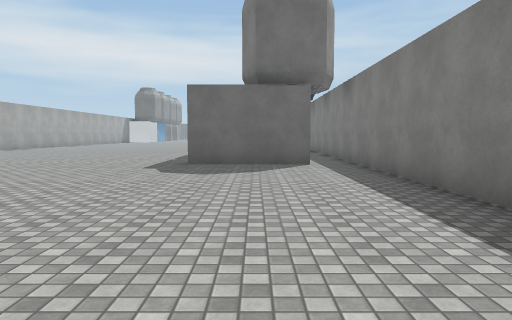
[1] (above)

24 first-person views from a walk through a scene from a Unity 3-D project. The camera is 1.4 m above the floor, tilts 4° down and sees 70° across. The floor is counted in squares, 2 m on a side. Each view is taken from the middle of a square. On the plan, view 1 faces up. The plan holds only what a view shows up to about 11 squares ahead; the rest is blank. The place goes on beyond the plan. Some surface patterns are stand-ins.

[2]
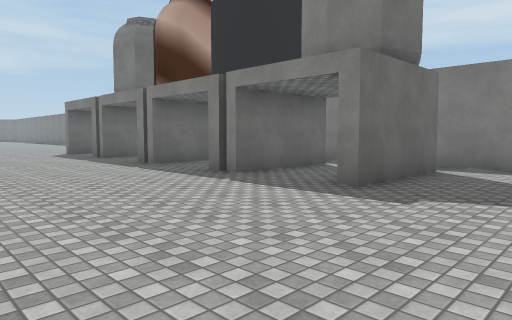

[3]
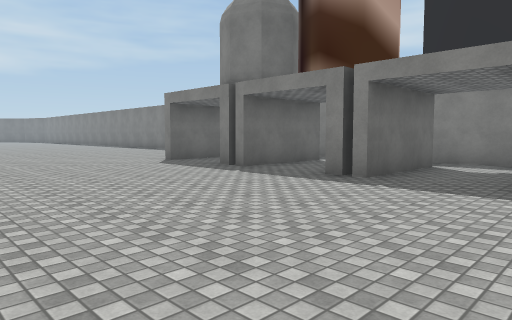

[4]
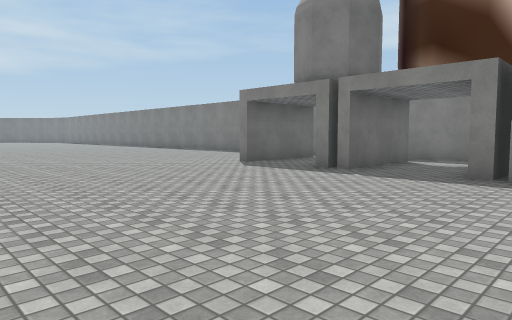

[5]
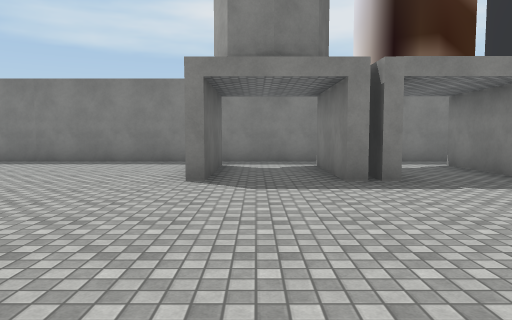

[6]
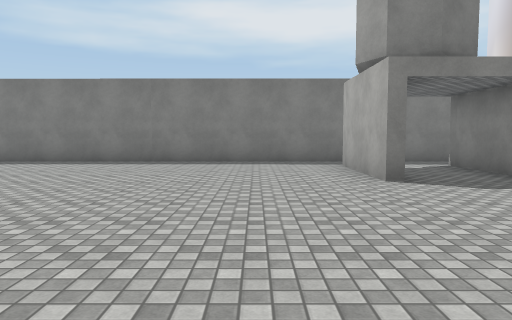

[7]
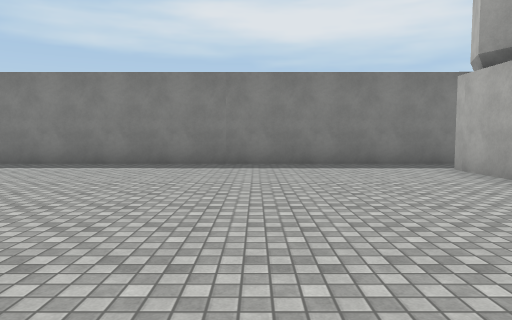

[8]
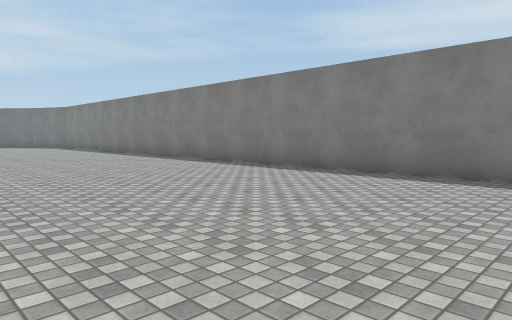

[9]
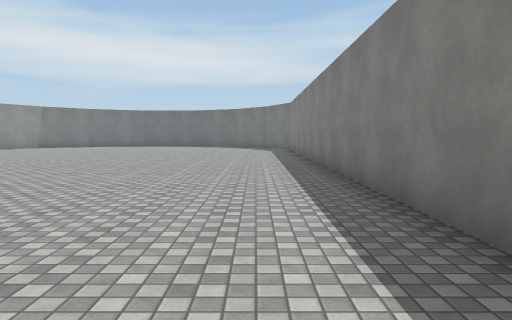

[10]
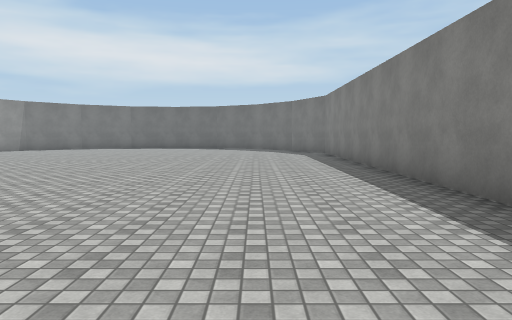

[11]
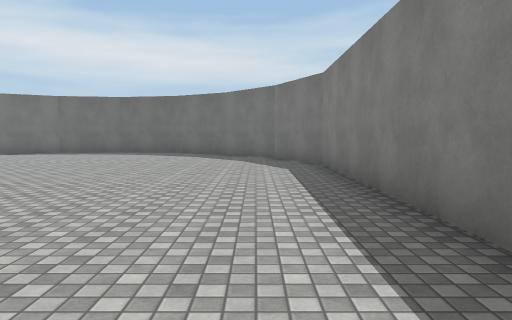

[12]
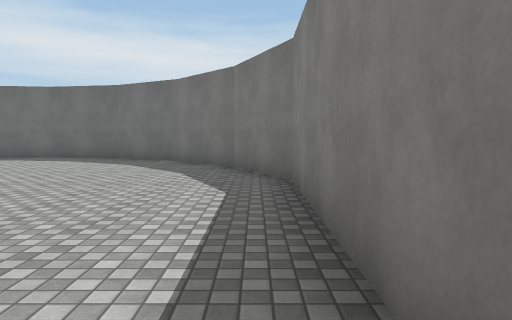

[13]
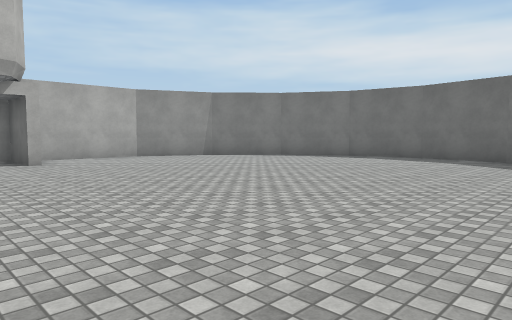

[14]
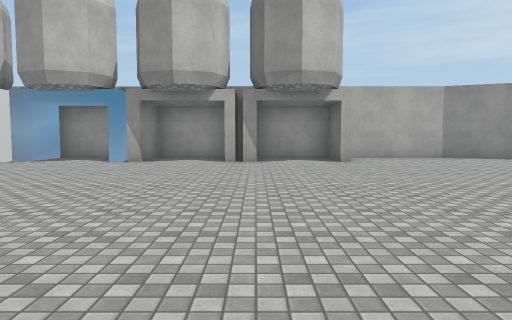

[15]
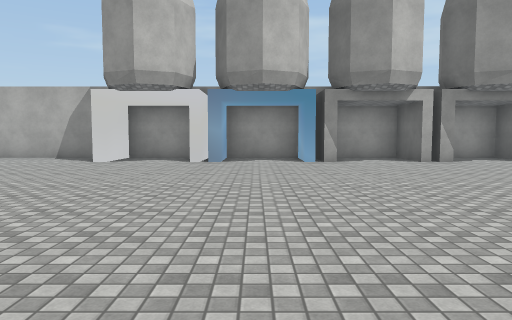

[16]
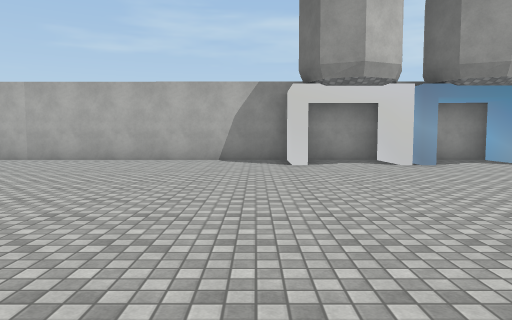

[17]
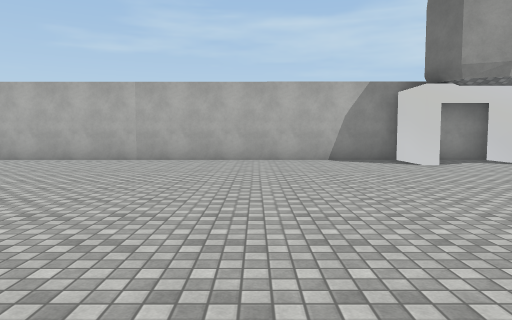

[18]
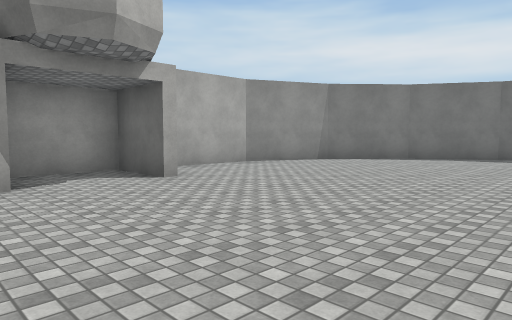

[19]
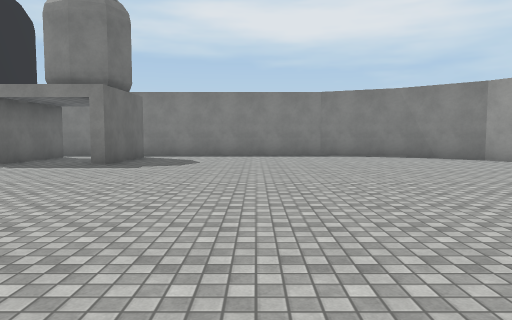

[20]
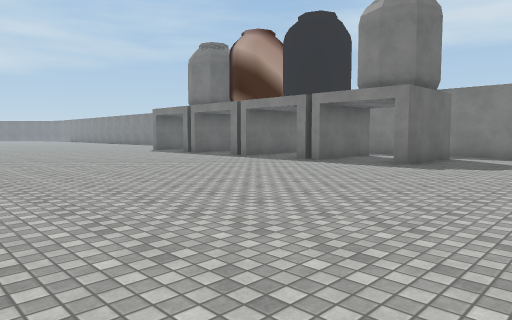

[21]
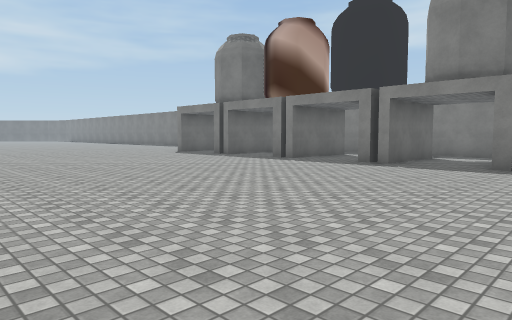

[22]
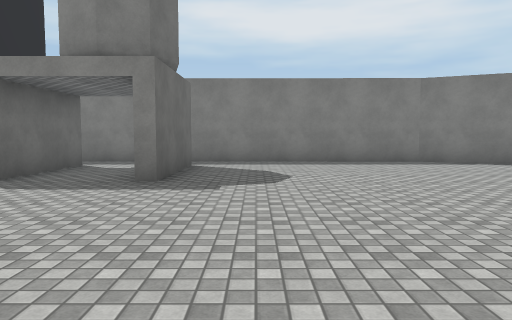

[23]
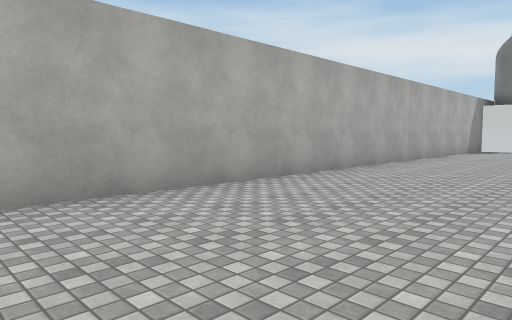

[24]
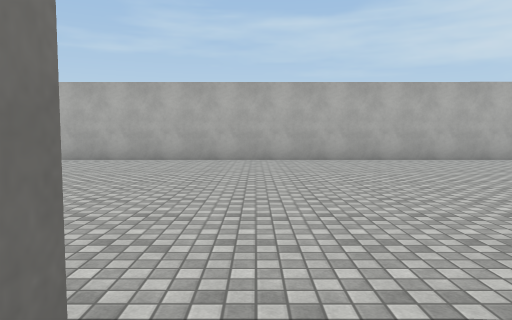

### Floor plan
Points are (right, up) in squares from view 1. A wall is a line through its corners. A room is listed if a view was taken in it or the views show most of it. See-through windows are left out.
Room 1 (views 1, 2, 3, 4, 5, 6, 7, 8, 9, 10, 11, 12, 13, 14, 15, 16, 17, 18, 19, 20, 21, 22, 23, 24)
walls: (-1.6, 20) (1.4, 20); (1.2, 19.8) (-1.6, 19.8); (-1.1, 17.3) (-1.6, 17.3); (-1.6, 17.1) (-0.8, 17.1); (1.4, 16.8) (-1.6, 16.8) (-1.6, 17.6) (1.4, 17.6); (-9.2, 34.8) (-9.9, 34.8); (-0.4, 14.3) (-1.6, 14.3); (-10.9, 34.6) (-9.2, 34.6); (1.4, 13.9) (-1.6, 13.9) (-1.6, 14.7) (1.4, 14.7); (-9.3, 37.7) (-10.7, 37.7); (-1.1, 11.4) (-1.6, 11.4); (-10, 37.6) (-9.2, 37.5); (1.4, 10.9) (-1.6, 10.9) (-1.6, 11.8); (-9.2, 40.7) (-9.8, 40.7); (-10.8, 40.5) (-9.3, 40.5); (-9.3, 41.1) (-9.3, 40.2) (-11, 40.2) (-11, 38.1) (-9.3, 38.1) (-9.3, 37.3) (-11, 37.3) (-11, 35.1) (-9.3, 35.1) (-9.3, 34.3) (-11, 34.3) (-11, 32.2) (-9.3, 32.2) (-9.3, 31.8) (-11, 31.9) (-11.1, 9.6); (1.4, 8.4) (-1.6, 8.5) (-1.6, 8.9); (-9.2, 43.2) (-10.9, 43.2) (-11, 41); (-9.9, 48.9) (-10.9, 46.6) (-10.9, 43.7); (1.5, 1) (2.4, 2.8) (2.6, 46.5) (1.6, 48.7) (0, 50.5) (-2, 51.7) (-4.2, 52.1) (-6.4, 51.7) (-8.3, 50.6) (-9.9, 48.8); (-0.8, -1.5) (-0.2, -1.2) (1.1, 0.3)

Where each view was taken, in squares from view 1:
view 1: 0 up, 0 right, facing up
view 2: 6 up, 6 left, facing up-right
view 3: 11 up, 7 left, facing up-right
view 4: 13 up, 8 left, facing up-right
view 5: 19 up, 7 left, facing right
view 6: 22 up, 7 left, facing right
view 7: 24 up, 6 left, facing right
view 8: 26 up, 4 left, facing up-right
view 9: 30 up, 1 right, facing up
view 10: 33 up, 0 right, facing up
view 11: 38 up, 1 right, facing up
view 12: 41 up, 2 right, facing up
view 13: 41 up, 0 right, facing up-left
view 14: 41 up, 0 right, facing left
view 15: 36 up, 0 right, facing left
view 16: 31 up, 1 left, facing left
view 17: 28 up, 1 left, facing left
view 18: 40 up, 4 left, facing up-left
view 19: 5 up, 10 left, facing right
view 20: 5 up, 10 left, facing up-right
view 21: 7 up, 10 left, facing up-right
view 22: 7 up, 7 left, facing right
view 23: 15 up, 7 left, facing up-left
view 24: 15 up, 1 left, facing left
